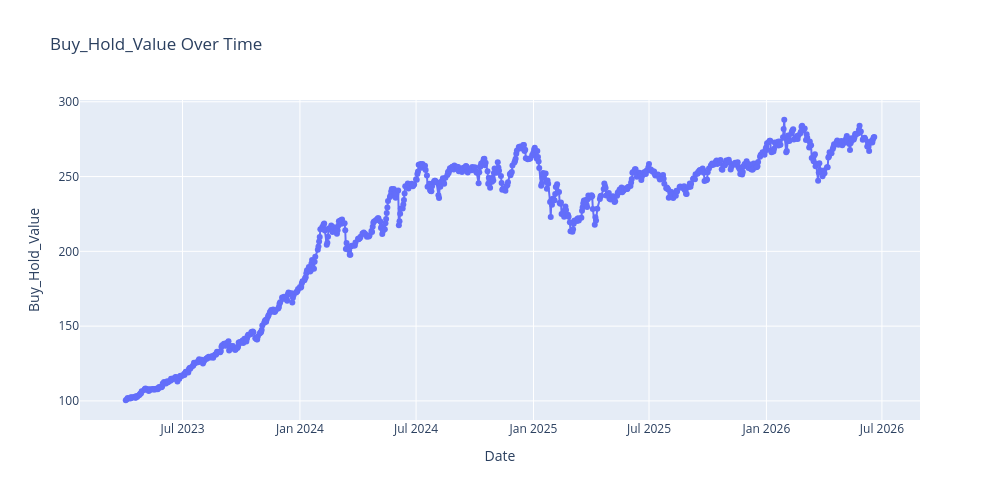

The notebook cell saved with this chart:
### Code cell
import plotly.express as px

# âœ… Group by Date and calculate total portfolio value
portfolio_summary = (
    conc_df.groupby("Date", as_index=False)["Buy_Hold_Value"].sum()
)
# âœ… Plot with Plotly
fig = px.line(
    portfolio_summary,
    x="Date",
    y="Buy_Hold_Value",
    title="Buy_Hold_Value Over Time",
    labels={"Date": "Date", "Buy_Hold_Value": "Buy_Hold_Value"},
    markers=True
)

fig.update_traces(line=dict(width=2))
fig.update_layout(width=1000,   # ðŸ”‘ width
                  height=500)    # ðŸ”‘ height
fig.show()

### Figure 1 — Plotly figure (JSON) as saved in the notebook; plotly's stock layout.template omitted (floating-point values rounded to 4 significant figures; data arrays with more than 128 entries replaced by an {"elided": "..."} marker saying what was removed)
{"data": [{"hovertemplate": "Date=%{x}<br>Buy_Hold_Value=%{y}<extra></extra>", "legendgroup": "", "line": {"color": "#636efa", "dash": "solid", "width": 2}, "marker": {"symbol": "circle"}, "mode": "lines+markers", "name": "", "orientation": "v", "showlegend": false, "type": "scatter", "x": {"elided": "796 str values"}, "xaxis": "x", "y": {"elided": "796 float values"}, "yaxis": "y"}], "layout": {"height": 500, "legend": {"tracegroupgap": 0}, "title": {"text": "Buy_Hold_Value Over Time"}, "width": 1000, "xaxis": {"anchor": "y", "domain": [0, 1], "title": {"text": "Date"}}, "yaxis": {"anchor": "x", "domain": [0, 1], "title": {"text": "Buy_Hold_Value"}}}}
